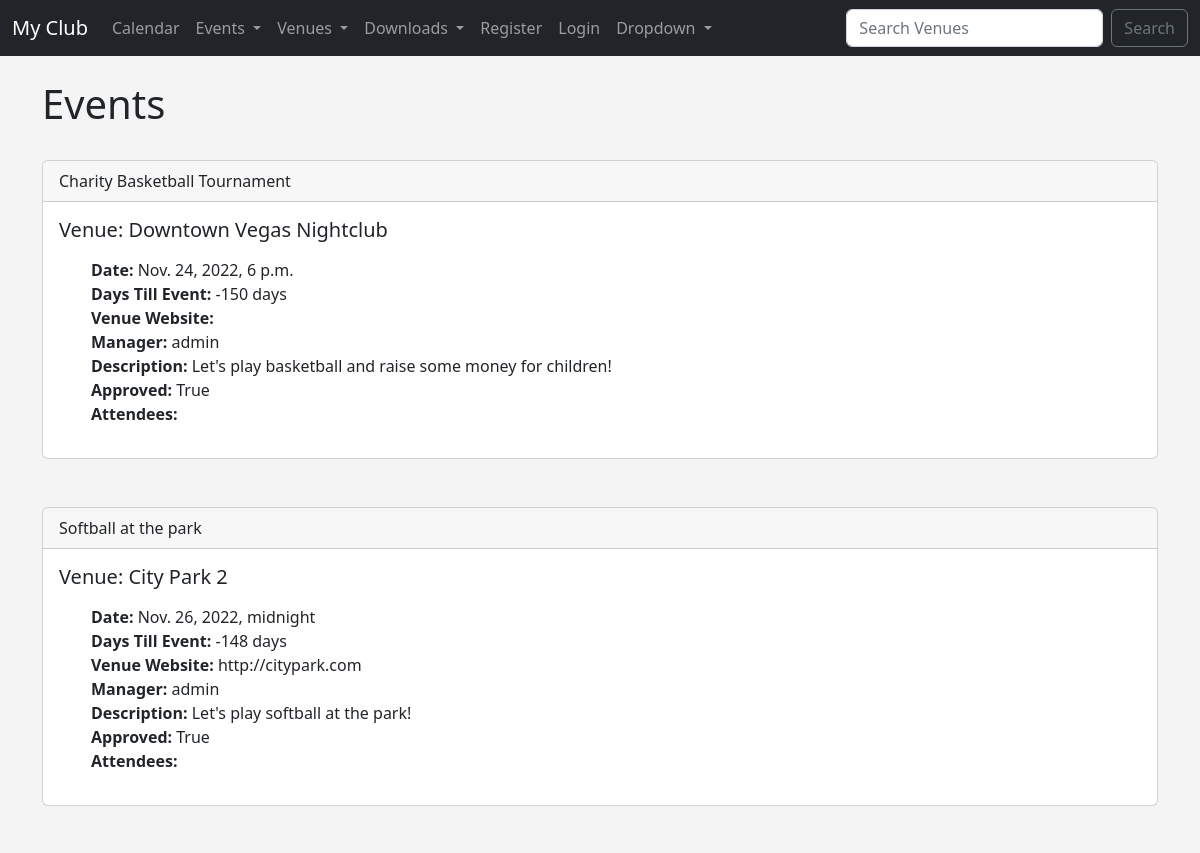
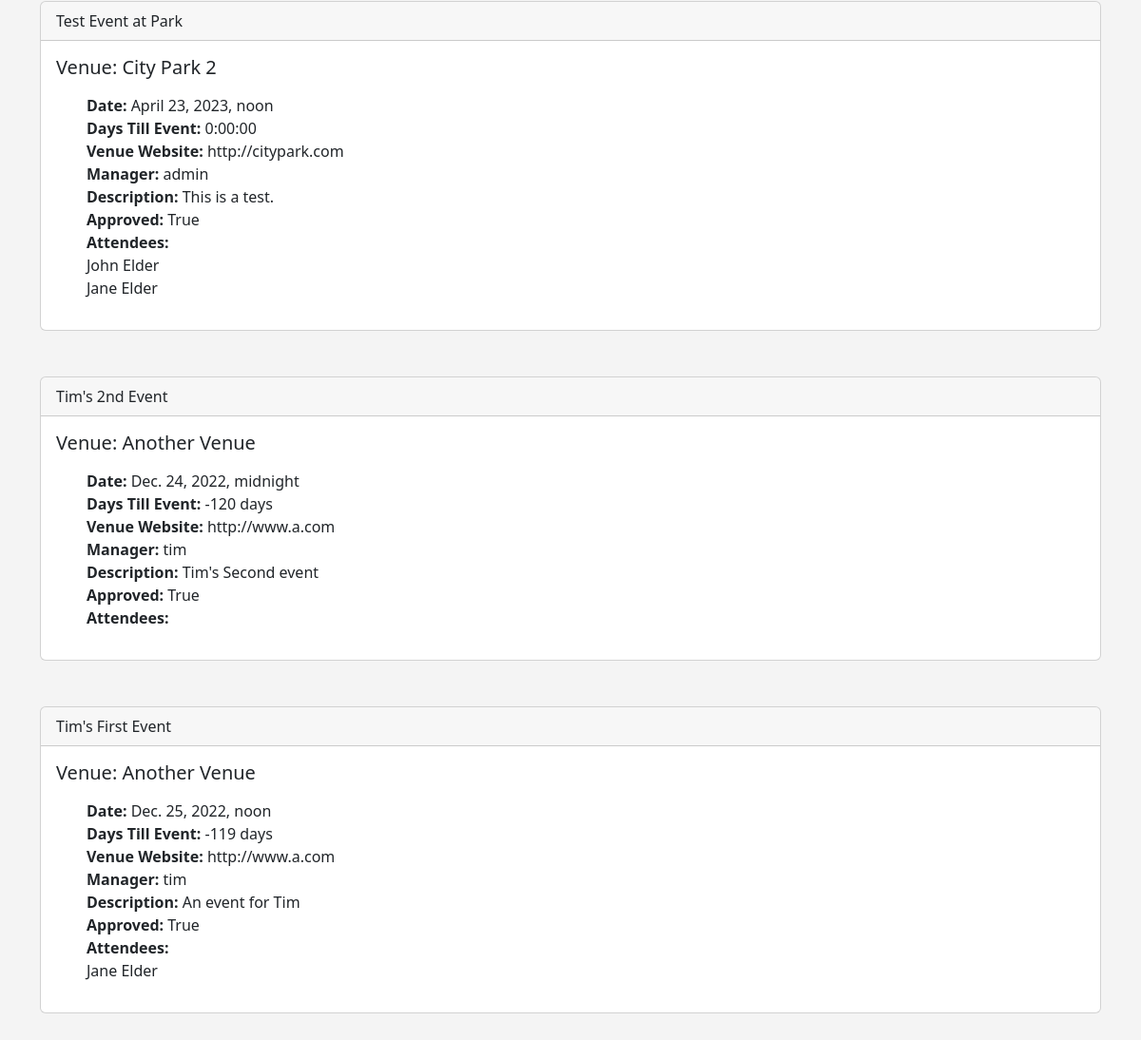
The app's page /events with its own data (2 pictures, top to bottom).
### events/models.py (models this page shows)
class Event(models.Model):
    name = models.CharField('Event Name', max_length=120)
    date = models.DateTimeField('Event Date')
    venue = models.ForeignKey(
        Venue, blank=True, null=True, on_delete=models.CASCADE)
    manager = models.ForeignKey(
        User, blank=True, null=True, on_delete=models.SET_NULL)
    description = models.TextField(blank=True)
    attendees = models.ManyToManyField(MyClubUser, blank=True)
    approved = models.BooleanField('Approved', default=False)
    def __str__(self):
        return self.name
    @property
    def Days_till(self):
        today = date.today()
        days_till = self.date.date() - today
        days_till_stripped = str(days_till).split(',', 1)[0]
        return days_till_stripped

class Venue(models.Model):
    name = models.CharField('Venue Name', max_length=120)
    address = models.CharField(max_length=300)
    zip_code = models.CharField('Zip Code', max_length=10)
    phone = models.CharField('Contact Phone', max_length=25, blank=True)
    web = models.URLField('Website Address', blank=True)
    email_address = models.EmailField('Email Address', blank=True)
    owner = models.IntegerField('Venue Owner', blank=False, default=1)
    venue_image = models.ImageField(
        'Venue Image', null=True, blank=True, upload_to='images/')
    def __str__(self):
        return self.name

class MyClubUser(models.Model):
    first_name = models.CharField(max_length=30)
    last_name = models.CharField(max_length=30)
    email = models.EmailField('User Email')
    def __str__(self):
        return self.first_name + ' ' + self.last_name  # Display name in admin panel

### events/views.py (the view)
# urls.py: path('events', views.all_events, name='list-events'),
def all_events(request):
    event_list = Event.objects.all().order_by(
        'name', 'venue')  # negative alphabetical = '-name'
    return render(request, 'events/event_list.html', {
        'event_list': event_list
    })

### events/templates/events/event_list.html (shortened to what this page needs)
{% extends 'events/base.html' %}
{% block content %}
    <h1>Events</h1>
    <br/>
{% for event in event_list %}
{% if event.approved %}
<div class="card">
    <div class="card-header">
      {{event}}
    </div>
    <div class="card-body">
      <h5 class="card-title">Venue: {{ event.venue }}</h5>
      <p class="card-text">
        <ul>
            <strong>Date:</strong> {{ event.date }}<br/>
            <strong>Days Till Event:</strong> {{ event.Days_till }}<br/>
            <strong>Venue Website:</strong> {{ event.venue.web }}</br>
            <strong>Manager:</strong> {{ event.manager }}</br>
            <strong>Description:</strong> {{ event.description }}</br>
            <strong>Approved:</strong> {{ event.approved }}</br>
            <strong>Attendees:</strong> <br/>
                {% for user in event.attendees.all %}
                {{ user }}<br>
                {% endfor %}
        </ul>
      </p>
    </div>
  </div>
{% endif %}
{% endfor %}
{% endblock %}

### events/templates/events/base.html (shortened to what this page needs)
<!doctype html>
<html lang="en">
  <head>
    <link href="https://cdn.jsdelivr.net/npm/bootstrap@5.2.3/dist/css/bootstrap.min.css" rel="stylesheet">
  </head>
  <body style="background-color:#f4f4f4;">
    {% include 'events/navbar.html' %}
    <br/>
    <div class="container">
      {% block content %}
      {% endblock %}
    </div>
  </body>
</html>

### events/templates/events/navbar.html (shortened to what this page needs)
<nav class="navbar navbar-dark navbar-expand-lg bg-dark">
  <div class="container-fluid">
      <a class="navbar-brand" href="{% url 'home' %}">My Club</a>
      <div class="collapse navbar-collapse" id="navbarSupportedContent">
        <ul class="navbar-nav me-auto mb-2 mb-lg-0">
          <li class="nav-item">
            <a class="nav-link" href="{% url 'home' '2023' 'March' %}">Calendar</a>
          </li>
          <li class="nav-item dropdown">
            <a class="nav-link dropdown-toggle" href="#" role="button" data-bs-toggle="dropdown" aria-expanded="false">
              Events
            </a>
          </li>
          <li class="nav-item dropdown">
            <a class="nav-link dropdown-toggle" href="#" role="button" data-bs-toggle="dropdown" aria-expanded="false">
              Venues
            </a>
          </li>
          <li class="nav-item dropdown">
            <a class="nav-link dropdown-toggle" href="#" role="button" data-bs-toggle="dropdown" aria-expanded="false">
              Downloads
            </a>
          </li>
          {% if user.is_authenticated %}
          <li class="nav-item">
            <a class="nav-link" href="{% url 'logout' %}">Logout</a>
          </li>
          {% if user.is_superuser %}
          <li class="nav-item">
            <a class="nav-link" href="{% url 'admin-approval' %}">Admin</a>
          </li>
          {% endif %}
          {% else %}
          <li class="nav-item">
            <a class="nav-link" href="{% url 'register' %}">Register</a>
          </li>
          <li class="nav-item">
            <a class="nav-link" href="{% url 'login' %}">Login</a>
          </li>
          {% endif %}
          <li class="nav-item dropdown">
            <a class="nav-link dropdown-toggle" href="#" role="button" data-bs-toggle="dropdown" aria-expanded="false">
              Dropdown
            </a>
          </li>
        </ul>
        <form class="d-flex" method=POST action="{% url 'search-venues' %}">
          <input class="form-control me-2" type="search" placeholder="Search Venues" aria-label="Search" name="searched">
          <button class="btn btn-outline-secondary" type="submit">Search</button>
        </form>
      </div>
    </div>
  </nav>

### records on screen
Event: name "Charity Basketball Tournament", venue "Downtown Vegas Nightclub", date "Nov. 24, 2022, 6 p.m.", Days_till "-150 days", manager "admin", description "Let's play basketball and raise some money for children!", approved "True"
Event: name "Softball at the park", venue "City Park 2", date "Nov. 26, 2022, midnight", Days_till "-148 days", venue.web "http://citypark.com", manager "admin", description "Let's play softball at the park!", approved "True"
Event: name "Test Event at Park", venue "City Park 2", date "April 23, 2023, noon", Days_till "0:00:00", venue.web "http://citypark.com", manager "admin", description "This is a test.", approved "True"
MyClubUser: first_name+last_name "John Elder"
MyClubUser: first_name+last_name "Jane Elder"
Event: name "Tim's 2nd Event", venue "Another Venue", date "Dec. 24, 2022, midnight", Days_till "-120 days", venue.web "http://www.a.com", manager "tim", description "Tim's Second event", approved "True"
Event: name "Tim's First Event", venue "Another Venue", date "Dec. 25, 2022, noon", Days_till "-119 days", venue.web "http://www.a.com", manager "tim", description "An event for Tim", approved "True"
